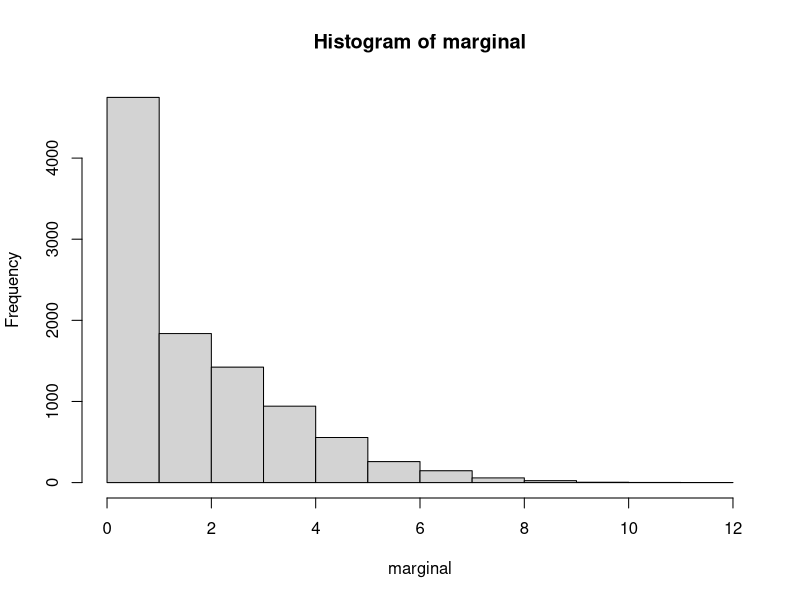

Source code (R):
# Gibbs.R
# Simulating a bivariate standard normal with correlation rho
# Function gibbsnormal(n, rho) generates (Xn, Yn) from the Gibbs sampler

gibbsnormal <- function(n, rho) {
	x <- 0
	y <- 0
	sd <- sqrt(1-rho^2)
	for (i in 1:n) {
		x <- rnorm(1,rho*y,sd)
		y <- rnorm(1,rho*x,sd) }
	return(c(x,y))
}


### Trivariate example

gibbsthree <- function(trials) {
	x <- 1
	p <- 1/2
	n <- 2
for (i in 1:trials) {
	x <- rbinom(1,n,p)
	p <- rbeta(1,x+1,n-x+1)
	n <- x + rpois(1,4*(1-p)) }
return(c(x,p,n))  }
simmat <- replicate(10000,gibbsthree(500))
marginal <- simmat[1,]
mean(marginal)
var(marginal)
hist(marginal)
